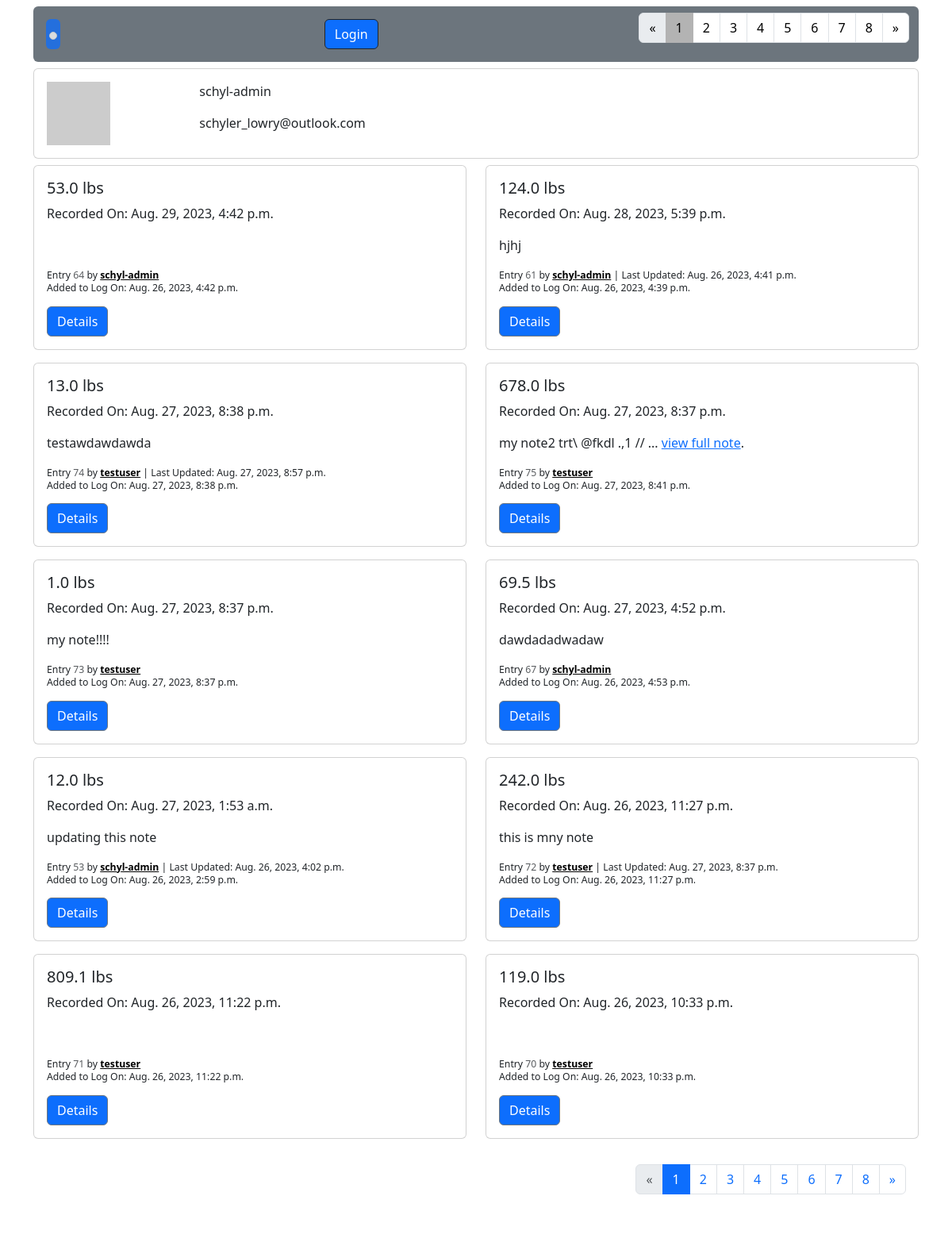
Page /accounts/profile/1/entries on the earlier database version.
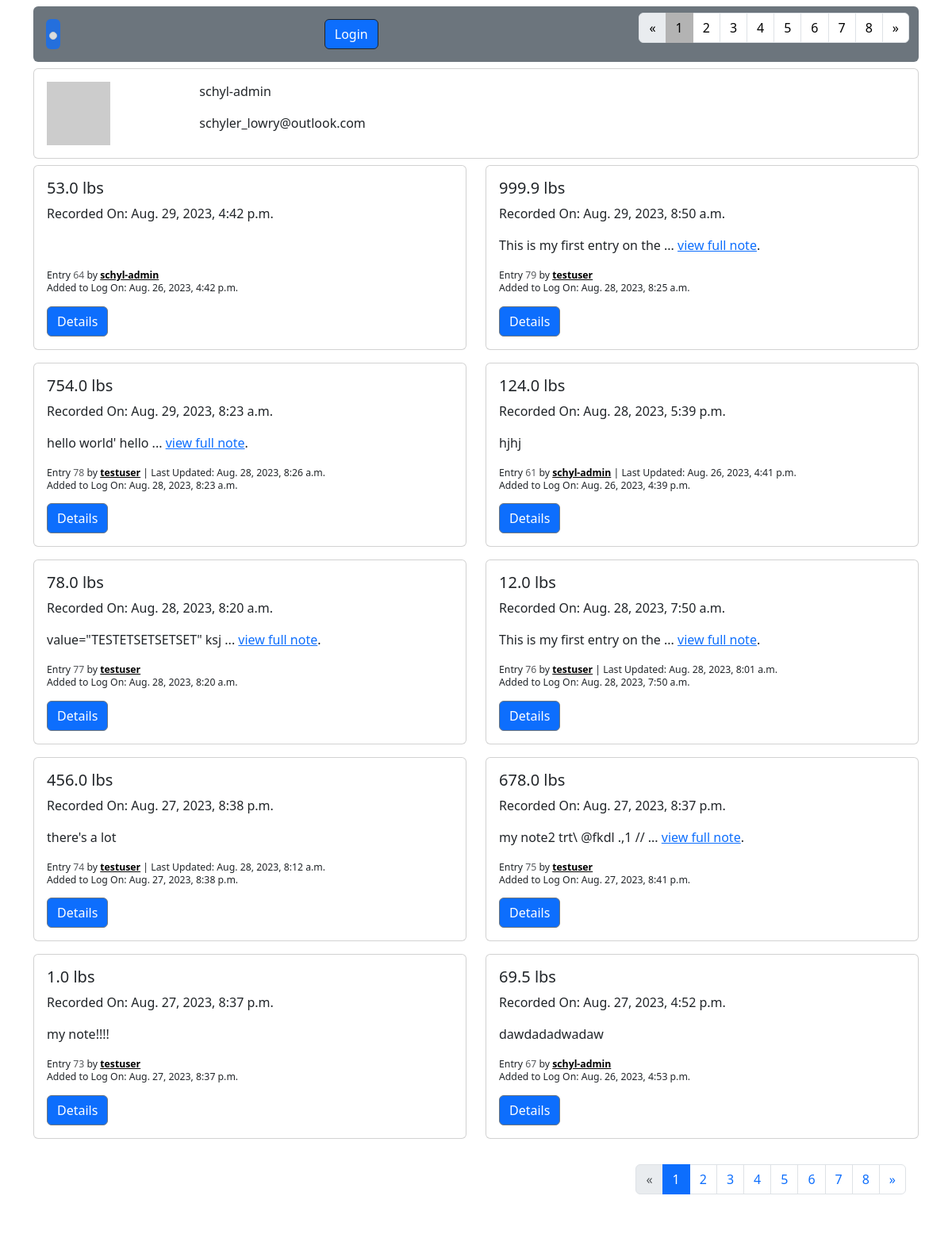
Same page on the later database version.
### fitness/models.py (models this page shows, shortened)
class WeightEntry(models.Model):
    user = models.ForeignKey(
        settings.AUTH_USER_MODEL,
        on_delete=models.CASCADE,
        related_name="weight_entries"
    )
    weight = weight = models.DecimalField(blank=True, null=True, max_digits=4, decimal_places=1)
    recorded = models.DateTimeField(blank=True, null=True, help_text="Enter the date and time when you measured this weight.")
    note = models.TextField(blank=True, null=True,help_text="Optional: Add a note regarding this entry.")
    created = models.DateTimeField(auto_now_add=True)
    updated = models.DateTimeField(auto_now=True)

### accounts/models.py (models this page shows, shortened)
class CustomUser(AbstractUser):
    date_of_birth = models.DateField(null=True, blank=True, help_text="Enter your date of birth in MM/DD/YYYY format.")
    avatar = models.CharField(max_length=999, null=True, blank=True, help_text="Enter a url for your avatar image")

### accounts/views.py (the view, shortened to what this page needs)
# urls.py: path('profile/<int:pk>/entries', UserWeightEntryListView.as_view(), name='user_entry_list'),
class UserWeightEntryListView(ListView):
    model = WeightEntry
    template_name = "registration/user_entry_list.html"
    paginate_by = 10
    def get_context_data(self, **kwargs):
        context = super(UserWeightEntryListView,
                        self).get_context_data(**kwargs)
        customuser = CustomUser.objects.get(id=self.kwargs["pk"])
        if self.request.user.is_authenticated:
            postlist = WeightEntry.objects.all().filter(
                user=self.kwargs["pk"]).order_by("-recorded", "-updated", "-created")
        else:
            postlist = WeightEntry.objects.all().order_by(
                "-recorded", "-updated", "-created")
        context["postlist"] = postlist
        context["customuser"] = customuser
        context["form"] = WeightEntryForm(initial={'recorded': datetime.now()})
        return context
    def get_queryset(self):
        queryset = super(UserWeightEntryListView, self).get_queryset()
        if self.request.user.is_authenticated:
            queryset = queryset.filter(user=self.kwargs["pk"]).order_by(
                "-recorded", "-updated", "-created")
        else:
            queryset = WeightEntry.objects.all().order_by(
                "-recorded", "-updated", "-created")
        return queryset

### fitness/templatetags/profile_pic.py (called while the page is built)
@register.simple_tag(takes_context=True)
def get_avatar_url(context, user=None, email=None, size=None, default="mp"):
    if not size:
        size = 25
    email = email or ""
    if not email and user and hasattr(user, "email"):
        email = user.email or ""
    return "https://www.gravatar.com/avatar/{hash}?s={size}&d={default}".format(
        hash=md5(email.encode("utf-8")).hexdigest(),
        size=size or "",
        default=default,
    )

### templates/registration/user_entry_list.html (shortened to what the changed rows need)
{% extends 'base.html' %}
{% load profile_pic %}
{% block navtabs1 %}
{% if is_paginated %}
    <ul class="pagination ">
        {% for i in paginator.page_range %}
        {% if page_obj.number == i %}
            <li class="page-item active" style="--bs-pagination-active-bg: rgb(179, 179, 179); --bs-pagination-active-border-color: rgb(179, 179, 179);"><span class="page-link text-black">{{ i }}</span></li>
        {% else %}
            <li class="page-item"><a class="page-link text-black" aria-current="page" href="?page={{ i }}">{{ i }}</a></li>
        {% endif %}
        {% endfor %}
    </ul>
{% endif %}
{% endblock navtabs1 %}
{% block content %}
<div class="row justify-content-md-start">
    {% for entry in weightentry_list %}
    <div class="col-sm-6 pb-2 mb-2">
        <div class="card">
            <div class="card-body">
                <h5 class="card-title">{{entry.weight}} lbs </h5>
                <p>Recorded On: {{entry.recorded}}</p>
                <p>
                    {% if entry.note|length >= 1  %}
                        {{entry.note|slice:"30"}}
                        {% if entry.note|length > 30 %}
                            ... <a href="{% url "weight_entry_detail" entry.pk %}">view full note</a>.
                        {% endif %}
                    {% else %}
                    <br>
                    {% endif %}
                </p>
                <p class="lh-1">
                    <small><small>Entry <span class="text-muted">{{entry.pk}}</span> by <a class="fw-bold text-black" href="{% url "user_profile" entry.user.pk %}">{{entry.user}}</a> {% if entry.updated|date:"m/d/y H:i:s" != entry.created|date:"m/d/y H:i:s" %}| Last Updated: {{entry.updated}} {% endif %}</small></small>
                    <br>
                    <small><small>Added to Log On: {{entry.created}}</small></small>
                </p>
                <a href="{% url "weight_entry_detail" entry.pk %}" class="btn btn-primary border border-secondary">Details</a>
            </div>
        </div>
    </div>
    {% endfor %}
    </div>
    {% if is_paginated %}
    <nav aria-label="Page navigation example" class="justify-content-center mb-4 ms-5">
    <div class="card border-0">
        <div class="card-body ">
            <div class="row gap-1 ">
                <div class="col">
                    <ul class="pagination">
                        {% for i in paginator.page_range %}
                        {% if page_obj.number == i %}
                            <li class="page-item active"><span class="page-link">{{ i }}</span></li>
                        {% else %}
                            <li class="page-item"><a class="page-link" href="?page={{ i }}">{{ i }}</a></li>
                        {% endif %}
                        {% endfor %}
                    </ul>
                </div>
            </div>
        </div>
    </div>
    </nav>
    {% endif %}
{% endblock content %}

Differences in the rows shown:
no longer on this page (row unchanged): WeightEntry: weight "12.0", recorded "Aug. 27, 2023, 1:53 a.m.", note "updating this note", pk "53", user "schyl-admin", updated "Aug. 26, 2023, 4:02 p.m.", created "Aug. 26, 2023, 2:59 p.m."
no longer on this page (row unchanged): WeightEntry: weight "242.0", recorded "Aug. 26, 2023, 11:27 p.m.", note "this is mny note", pk "72", user "testuser", updated "Aug. 27, 2023, 8:37 p.m.", created "Aug. 26, 2023, 11:27 p.m."
no longer on this page (row unchanged): WeightEntry: weight "809.1", recorded "Aug. 26, 2023, 11:22 p.m.", pk "71", user "testuser", created "Aug. 26, 2023, 11:22 p.m."
no longer on this page (row unchanged): WeightEntry: weight "119.0", recorded "Aug. 26, 2023, 10:33 p.m.", pk "70", user "testuser", created "Aug. 26, 2023, 10:33 p.m."
added WeightEntry: weight "999.9", recorded "Aug. 29, 2023, 8:50 a.m.", note "This is my first entry on the", shows "view full note", pk "79", user "testuser", created "Aug. 28, 2023, 8:25 a.m."
added WeightEntry: weight "754.0", recorded "Aug. 29, 2023, 8:23 a.m.", note "hello world' hello", shows "view full note", pk "78", user "testuser", updated "Aug. 28, 2023, 8:26 a.m.", created "Aug. 28, 2023, 8:23 a.m."
added WeightEntry: weight "78.0", recorded "Aug. 28, 2023, 8:20 a.m.", note "value=\"TESTETSETSETSET\" ksj", shows "view full note", pk "77", user "testuser", created "Aug. 28, 2023, 8:20 a.m."
added WeightEntry: weight "12.0", recorded "Aug. 28, 2023, 7:50 a.m.", note "This is my first entry on the", shows "view full note", pk "76", user "testuser", updated "Aug. 28, 2023, 8:01 a.m.", created "Aug. 28, 2023, 7:50 a.m."
changed WeightEntry id 74: weight "13.0" → "456.0"; note "testawdawdawda" → "there's a lot"; updated "Aug. 27, 2023, 8:57 p.m." → "Aug. 28, 2023, 8:12 a.m."
